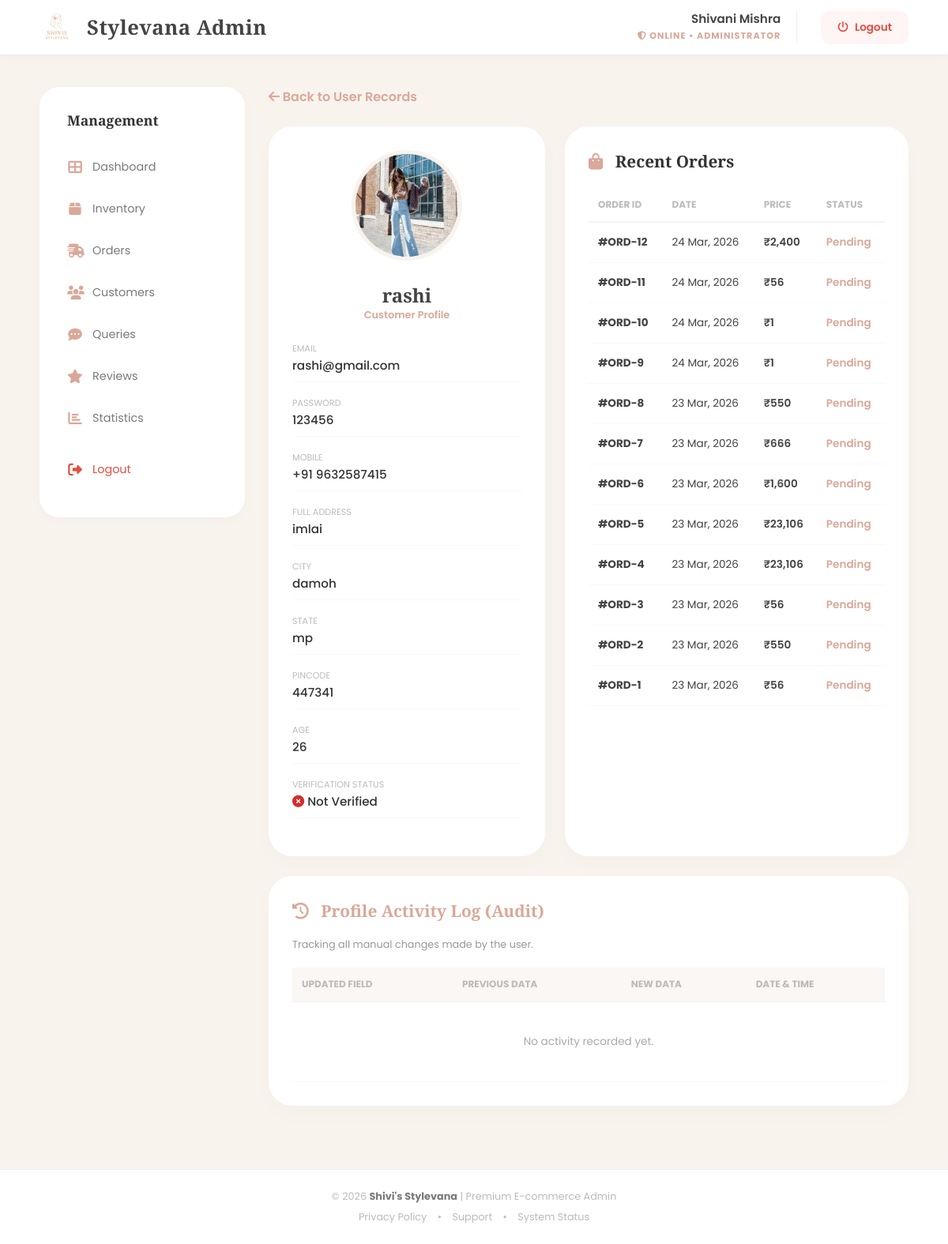
The page /admin-page/user-details.php?id=3 (signed in) on the database its author committed.
### tables this page shows
CREATE TABLE `userdetail` (
  `sno` int NOT NULL AUTO_INCREMENT,
  `name` varchar(45) NOT NULL,
  `address` varchar(45) NOT NULL,
  `mobilenumber` varchar(45) NOT NULL,
  `state` varchar(45) NOT NULL,
  `city` varchar(45) NOT NULL,
  `pincode` varchar(45) NOT NULL,
  `age` varchar(45) NOT NULL,
  `gmail` varchar(45) NOT NULL,
  `password` varchar(45) NOT NULL,
  `confirmpassword` varchar(45) DEFAULT NULL,
  `userphoto` varchar(45) DEFAULT NULL,
  `otp` varchar(10) DEFAULT NULL,
  `is_verified` tinyint(1) DEFAULT '0',
  PRIMARY KEY (`sno`)
);

CREATE TABLE `orders` (
  `order_id` int NOT NULL AUTO_INCREMENT,
  `user_email` varchar(255) DEFAULT NULL,
  `pid` int DEFAULT NULL,
  `name` varchar(45) DEFAULT NULL,
  `adddress` varchar(45) DEFAULT NULL,
  `productprice` varchar(45) DEFAULT NULL,
  `qty` int DEFAULT NULL,
  `productphoto` varchar(500) DEFAULT NULL,
  `mobilenumber` varchar(20) DEFAULT NULL,
  `payment_method` varchar(45) DEFAULT NULL,
  `order_date` datetime DEFAULT NULL,
  `status` varchar(50) DEFAULT NULL,
  `payment_status` varchar(50) DEFAULT 'Unpaid',
  `tracking_id` varchar(100) DEFAULT NULL,
  `shipping_charge` int DEFAULT '0',
  `call_status` varchar(20) DEFAULT 'pending',
  PRIMARY KEY (`order_id`)
);

### admin-page/user-details.php (the view, shortened to what this page needs)
<?php
$cn = make_connection();
$sno = mysqli_real_escape_string($cn, $_GET["id"]);
$res = mysqli_query($cn, "SELECT * FROM userdetail WHERE sno='$sno'");
$user = mysqli_fetch_array($res);
$history_res = mysqli_query($cn, "SELECT * FROM user_update_history WHERE user_sno='$sno' ORDER BY update_time DESC");
$u_gmail = $user['gmail'];
$order_res = mysqli_query($cn, "SELECT * FROM orders WHERE user_email='$u_gmail' ORDER BY order_id DESC");
?>
<!DOCTYPE html>
<html lang="en">
<head>
    <link rel="stylesheet" href="https://cdnjs.cloudflare.com/ajax/libs/font-awesome/6.0.0-beta3/css/all.min.css">
        <link rel="stylesheet" href="user-detail.css">
</head>
<body>
    <?php include("header.php"); ?>
    <div class="admin-wrapper">
        <?php include("sidebar.php"); ?>
        <main class="main-content">
            <a href="user-record.php" class="back-btn"><i class="fas fa-arrow-left"></i> Back to User Records</a>
            <div class="grid-layout">
                <div class="card" style="text-align: center;">
                    <?php
                        $photo = $user['userphoto'];
                        $img = (!empty($photo)) ? "../user-page/uploads/".$photo : "https://cdn-icons-png.flaticon.com/512/149/149071.png";
                    ?>
                    <img src="<?php echo $img; ?>" class="user-big-photo" onerror="this.src='https://cdn-icons-png.flaticon.com/512/149/149071.png'">
                    <h2 style="font-family:'Playfair Display';"><?php echo $user['name']; ?></h2>
                    <p style="color:var(--rose); font-weight: 600; font-size: 0.8rem; margin-bottom: 25px;">Customer Profile</p>
                    <div class="info-row"><span class="info-label">Email</span><span class="info-value"><?php echo $user['gmail']; ?></span></div>
                    <div class="info-row"><span class="info-label">Password</span><span class="info-value"><?php echo $user['password']; ?></span></div>
                    <div class="info-row"><span class="info-label">Mobile</span><span class="info-value">+91 <?php echo $user['mobilenumber']; ?></span></div>
                    <div class="info-row"><span class="info-label">Full Address</span><span class="info-value"><?php echo (!empty($user['address'])) ? $user['address'] : 'N/A'; ?></span></div>
                    <div class="info-row"><span class="info-label">City</span><span class="info-value"><?php echo (!empty($user['city'])) ? $user['city'] : 'N/A'; ?></span></div>
                    <div class="info-row"><span class="info-label">State</span><span class="info-value"><?php echo (!empty($user['state'])) ? $user['state'] : 'N/A'; ?></span></div>
                    <div class="info-row"><span class="info-label">Pincode</span><span class="info-value"><?php echo (!empty($user['pincode'])) ? $user['pincode'] : 'N/A'; ?></span></div>
                    <div class="info-row"><span class="info-label">Age</span><span class="info-value"><?php echo (!empty($user['age'])) ? $user['age'] : 'N/A'; ?></span></div>
                    <div class="info-row"><span class="info-label">Verification Status</span>
                        <span class="info-value">
                            <?php echo ($user['is_verified'] == 1) ? '<i class="fas fa-check-circle" style="color:#388e3c;"></i> Verified' : '<i class="fas fa-times-circle" style="color:#d32f2f;"></i> Not Verified'; ?>
                        </span>
                    </div>
                </div>
                <div class="card">
                    <h3><i class="fas fa-shopping-bag" style="color:var(--rose); margin-right:10px;"></i> Recent Orders</h3>
                    <table>
                        <thead>
                            <tr><th>Order ID</th><th>Date</th><th>Price</th><th>Status</th></tr>
                        </thead>
                        <tbody>
                            <?php if(mysqli_num_rows($order_res) > 0) {
                                while($ord = mysqli_fetch_array($order_res)) { ?>
                                <tr>
                                    <td><b>#ORD-<?php echo $ord['order_id']; ?></b></td>
                                    <td><?php echo date("d M, Y", strtotime($ord['order_date'])); ?></td>
                                    <td style="font-weight:600;">₹<?php echo number_format($ord['productprice']); ?></td>
                                    <td><span style="color:var(--rose); font-weight:600;"><?php echo $ord['status']; ?></span></td>
                                </tr>
                            <?php } } else { ?>
                                <tr><td colspan="4" align="center" style="padding:40px; color:#AAA;">No orders found.</td></tr>
                            <?php } ?>
                        </tbody>
                    </table>
                </div>
            </div>
            <div class="card">
                <h3 style="color:var(--rose);"><i class="fas fa-history" style="margin-right:10px;"></i> Profile Activity Log (Audit)</h3>
                <p style="font-size: 0.8rem; color: #999; margin-bottom: 20px;">Tracking all manual changes made by the user.</p>
                <table>
                    <thead style="background:#FAF7F4;">
                        <tr>
                            <th>Updated Field</th>
                            <th>Previous Data</th>
                            <th>New Data</th>
                            <th>Date & Time</th>
                        </tr>
                    </thead>
                    <tbody>
                        <?php if(mysqli_num_rows($history_res) > 0) {
                            while($log = mysqli_fetch_array($history_res)) {
                                $is_photo = ($log['field_name'] == 'userphoto');
                        ?>
                        <tr>
                            <td><b style="color:#555;"><?php echo ucwords(str_replace('_', ' ', $log['field_name'])); ?></b></td>
                            <td>
                                <?php if($is_photo && !empty($log['old_value'])): ?>
                                    <img src="../user-page/uploads/<?php echo $log['old_value']; ?>" class="history-thumb" onerror="this.src='https://cdn-icons-png.flaticon.com/512/149/149071.png'">
                                    <small style="color:#d32f2f;">Old Photo</small>
                                <?php else: ?>
                                    <span class="diff-old"><?php echo $log['old_value']; ?></span>
                                <?php endif; ?>
                            </td>
                            <td>
                                <?php if($is_photo && !empty($log['new_value'])): ?>
                                    <img src="../user-page/uploads/<?php echo $log['new_value']; ?>" class="history-thumb" onerror="this.src='https://cdn-icons-png.flaticon.com/512/149/149071.png'">
                                    <small style="color:#388e3c;">New Photo</small>
                                <?php else: ?>
                                    <span class="diff-new"><?php echo $log['new_value']; ?></span>
                                <?php endif; ?>
                            </td>
                            <td style="color:#999; font-size:0.8rem;">
                                <?php echo date("d M Y | h:i A", strtotime($log['update_time'])); ?>
                            </td>
                        </tr>
                        <?php } } else { ?>
                            <tr><td colspan="4" align="center" style="padding:40px; color:#AAA;">No activity recorded yet.</td></tr>
                        <?php } ?>
                    </tbody>
                </table>
            </div>
        </main>
    </div>
    <?php include("footer.php"); ?>
</body>
</html>

### admin-page/header.php (shortened to what this page needs)
<link rel="stylesheet" href="https://cdnjs.cloudflare.com/ajax/libs/font-awesome/6.4.0/css/all.min.css">
<header class="main-header">
    <a href="admindashboard.php" class="logo-container">
        <img src="logo.png" alt="Stylevana Logo">
        <b>Stylevana Admin</b>
    </a>
    <div class="header-right">
        <div class="admin-info">
            <span class="admin-name">Shivani Mishra</span>
            <span class="admin-status"><i class="fas fa-shield-alt"></i> Online • Administrator</span>
        </div>
        <a href="adminlogout.php" class="logout-link">
            <i class="fas fa-power-off"></i> Logout
        </a>
    </div>
</header>

### admin-page/sidebar.php (shortened to what this page needs)
<?php
    $current_page = basename($_SERVER['PHP_SELF']);
?>
<aside class="sidebar">
    <h3>Management</h3>
    <a href="admindashboard.php" class="nav-link <?php echo ($current_page == 'admindashboard.php') ? 'active' : ''; ?>">
        <i class="fas fa-th-large"></i> Dashboard
    </a>
    <a href="product.php" class="nav-link <?php echo ($current_page == 'product.php') ? 'active' : ''; ?>">
        <i class="fas fa-box"></i> Inventory
    </a>
    <a href="order.php" class="nav-link <?php echo ($current_page == 'order.php') ? 'active' : ''; ?>">
        <i class="fas fa-shipping-fast"></i> Orders
    </a>
    <a href="user-record.php" class="nav-link <?php echo ($current_page == 'user-record.php') ? 'active' : ''; ?>">
        <i class="fas fa-users"></i> Customers
    </a>
    <a href="queries.php" class="nav-link <?php echo ($current_page == 'queries.php') ? 'active' : ''; ?>">
        <span class="nav-icon-box">
            <i class="fas fa-comment-dots"></i>
        </span>
        Queries
    </a>
    <a href="review.php" class="nav-link <?php echo ($current_page == 'review.php') ? 'active' : ''; ?>">
        <i class="fas fa-star"></i> Reviews
    </a>
     <a href="admin_stats.php" class="nav-link <?php echo ($current_page == 'admin_stats.php') ? 'active' : ''; ?>"> <i class="fas fa-chart-bar"></i> Statistics </a>
    <a href="adminlogout.php" class="nav-link" style="margin-top: 20px; color: #e74c3c;">
        <i class="fas fa-sign-out-alt" style="color: #e74c3c;"></i> Logout
    </a>
</aside>

### admin-page/footer.php (shortened to what this page needs)
<footer>
    <div>&copy; 2026 <b>Shivi's Stylevana</b> | Premium E-commerce Admin</div>
    <div class="footer-links">
        <a href="#">Privacy Policy</a> •
        <a href="#">Support</a> •
        <a href="#">System Status</a>
    </div>
</footer>

### admin-page/user-detail.css (style rules this page uses)
:root { --bg: #F8F3ED; --rose: #D9A899; --white: #fff; --text: #444; }
* { margin: 0; padding: 0; box-sizing: border-box; font-family: 'Poppins', sans-serif; }
body { background: var(--bg); color: var(--text); min-height: 100vh; }
.admin-wrapper { display: flex; padding: 40px 50px; gap: 30px; }
.main-content { flex: 1; }
.grid-layout { display: grid; grid-template-columns: 350px 1fr; gap: 25px; margin-bottom: 25px; }
.card { background: var(--white); border-radius: 30px; padding: 30px; box-shadow: 0 10px 30px rgba(0,0,0,0.02); }
.user-big-photo { width: 140px; height: 140px; border-radius: 50%; object-fit: cover; border: 5px solid var(--bg); margin-bottom: 20px; background: #eee; }
.info-row { margin-bottom: 18px; border-bottom: 1px solid #F9F9F9; padding-bottom: 8px; text-align: left; }
.info-label { font-size: 0.7rem; color: #BBB; text-transform: uppercase; display: block; }
.info-value { font-size: 0.95rem; font-weight: 500; color: #333; word-break: break-all; }
h3 { font-family: 'Playfair Display'; margin-bottom: 20px; font-size: 1.3rem; color: #333; }
table { width: 100%; border-collapse: collapse; }
th { text-align: left; padding: 12px; font-size: 0.75rem; color: #BBB; border-bottom: 2px solid var(--bg); text-transform: uppercase; }
td { padding: 15px 12px; border-bottom: 1px solid #F9F9F9; font-size: 0.85rem; vertical-align: middle; }
.back-btn { text-decoration: none; color: var(--rose); font-weight: 600; margin-bottom: 25px; display: inline-block; transition: 0.3s; }

### admin-page/header.php (style rules this page uses)
:root { --bg: #F8F3ED; --rose: #D9A899; --white: #fff; --text: #444; --gray: #7A7A7A; --red: #e74c3c; }
.main-header { background: var(--white); padding: 12px 50px; display: flex; justify-content: space-between; align-items: center; border-bottom: 1px solid #eee; position: sticky; top: 0; z-index: 1000; box-shadow: 0 2px 15px rgba(0,0,0,0.03); }
.logo-container { display: flex; align-items: center; gap: 15px; text-decoration: none; }
.logo-container img { width: 45px; height: 45px; object-fit: contain; border-radius: 8px; }
.logo-container b { font-family: 'Playfair Display', serif; font-size: 1.6rem; color: var(--text); letter-spacing: 0.5px; }
.header-right { display: flex; align-items: center; gap: 30px; }
.admin-info { text-align: right; line-height: 1.3; border-right: 1px solid #eee; padding-right: 20px; }
.admin-name { font-size: 0.95rem; color: var(--text); font-weight: 600; display: block; }
.admin-status { font-size: 0.7rem; color: var(--rose); text-transform: uppercase; font-weight: 700; letter-spacing: 1px; }
.logout-link { text-decoration: none; color: var(--red); background: #fff5f5; font-weight: 600; font-size: 0.85rem; padding: 10px 20px; border-radius: 12px; transition: 0.3s; display: flex; align-items: center; gap: 8px; border: 1px solid transparent; }

### admin-page/sidebar.php (style rules this page uses)
.sidebar { width: 260px; background: #fff; border-radius: 25px; padding: 30px 20px; height: fit-content; box-shadow: 0 5px 20px rgba(0,0,0,0.02); position: sticky; top: 100px; font-family: 'Poppins', sans-serif; }
.sidebar h3 { font-size: 1.1rem; color: #333; margin-bottom: 25px; padding-left: 15px; font-weight: 600; }
.nav-link { display: flex; align-items: center; gap: 12px; padding: 12px 15px; color: #7A7A7A; text-decoration: none; border-radius: 12px; margin-bottom: 8px; font-size: 0.9rem; transition: 0.3s ease; }
.nav-icon-box { position: relative; display: inline-flex; align-items: center; justify-content: center; }
.nav-link i { color: #D9A899; width: 20px; text-align: center; font-size: 1.1rem; }

### admin-page/footer.php (style rules this page uses)
footer { background: var(--white); text-align: center; padding: 25px; color: #BBB; font-size: 0.8rem; border-top: 1px solid #eee; margin-top: 40px; width: 100%; }
footer b { color: var(--gray); }
.footer-links { margin-top: 8px; }
.footer-links a { color: #BBB; text-decoration: none; margin: 0 10px; }

### rows shown on the page
userdetail: userphoto (picture), name "rashi", gmail "rashi@gmail.com", password "123456", mobilenumber "9632587415", address "imlai", city "damoh", state "mp", pincode "447341", age "26"
orders: order_id "12", order_date "24 Mar, 2026", productprice "2,400", status "Pending"
orders: order_id "11", order_date "24 Mar, 2026", productprice "56", status "Pending"
orders: order_id "10", order_date "24 Mar, 2026", productprice "1", status "Pending"
orders: order_id "9", order_date "24 Mar, 2026", productprice "1", status "Pending"
orders: order_id "8", order_date "23 Mar, 2026", productprice "550", status "Pending"
orders: order_id "7", order_date "23 Mar, 2026", productprice "666", status "Pending"
orders: order_id "6", order_date "23 Mar, 2026", productprice "1,600", status "Pending"
orders: order_id "5", order_date "23 Mar, 2026", productprice "23,106", status "Pending"
orders: order_id "4", order_date "23 Mar, 2026", productprice "23,106", status "Pending"
orders: order_id "3", order_date "23 Mar, 2026", productprice "56", status "Pending"
orders: order_id "2", order_date "23 Mar, 2026", productprice "550", status "Pending"
orders: order_id "1", order_date "23 Mar, 2026", productprice "56", status "Pending"
